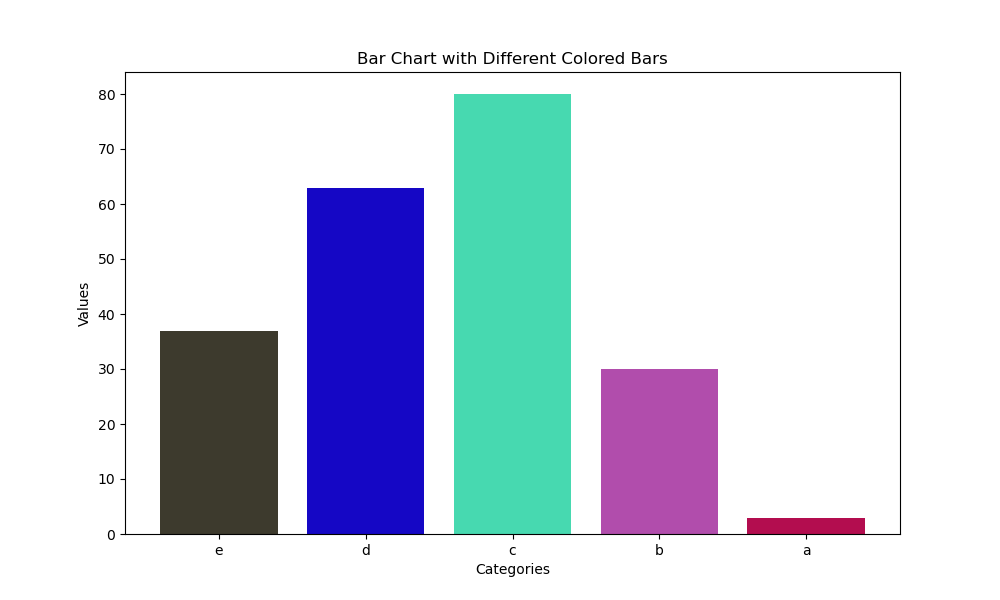

Python code for this plot:
import pandas as pd
import matplotlib.pyplot as plt
import random

# Load the data from the CSV file
data = pd.read_csv('myfile.csv')

# Extract columns A and B
categories = data['A']
values = data['B']

# Generate random colors for each bar
colors = ['#'+''.join([random.choice('0123456789ABCDEF') for j in range(6)]) for i in range(len(categories))]

# Create the bar chart
plt.figure(figsize=(10, 6))
plt.bar(categories, values, color=colors)

# Add labels and title
plt.xlabel('Categories')
plt.ylabel('Values')
plt.title('Bar Chart with Different Colored Bars')

# Show the plot
plt.show()
